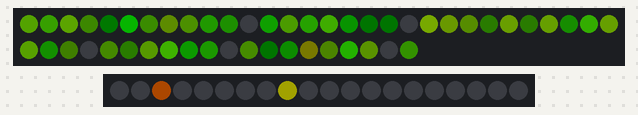
A sketch run on a simulated Arduino Uno, built with avr-gcc and run on an emulated ATmega328P. On the bench: 50 RGB LEDs in strip order, left to right, continuing on the next row, 20 RGB LEDs in strip order, left to right. Dim RGB values are drawn brighter than linear; colours are those a GRB WS2812 strip shows for the declared byte order; random numbers use the default seed unless the sketch sets one; what the sketch prints to the serial monitor is not drawn.

Above: at 0.19 s.
At 5.3 s:
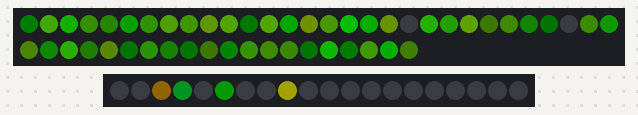
At 10.89 s:
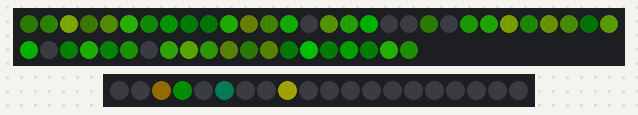
At 19.72 s:
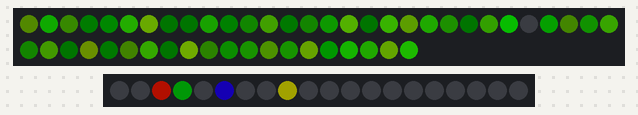
At 29.5 s:
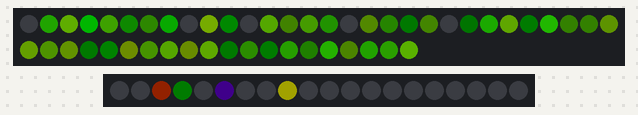
At 39.25 s:
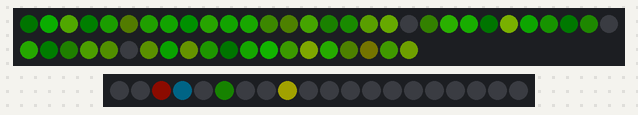

The sketch:

AnaChristmasTree.ino
```cpp
/**
 * Ana's Christmas LEDs
 * CRCibernetica 2018
*/

#include <FastLED.h>
#include "effect.h"

#define FRAMES_PER_SECOND  120

CRGB leds[20];
CRGB leds2[50];

enum modes {
  FIRE,
  TV,
  XMASTREE,
  STROBE
};

/*
 * Effect myEffect(mode, FastLED Object, start led, end led, frame count);
 * Default frame count = 20
*/

//Effect effect1(FIRE, leds, 0, 5, 5);
//Effect effect2(TV, leds, 6, 6, 15);
//Effect effect3(STROBE, leds, 9, 19, 5);
//Effect effect4(XMASTREE, leds, 7, 8);

Effect effect1(FIRE, leds, 2, 2, 5);
Effect effect2(TV, leds, 3, 3, 15);
Effect effect3(XMASTREE, leds, 5, 5);

Effect effect4(FIRE, leds2, 0, 49, 5);

void setup() {
  Serial.begin(9600);
  Serial.println("Starting...");
  FastLED.addLeds<WS2812, 13, RGB>(leds2, 50);
  FastLED.addLeds<WS2801, 4, 7, RGB>(leds, 20);
  FastLED.setBrightness(84);
}

void loop() {
  leds[8] = CHSV(64, 255, 200);
  updateAll();
  FastLED.show();
  FastLED.delay(1000 / FRAMES_PER_SECOND);
}

void updateAll() {
  effect1.Update();
  effect2.Update();
  effect3.Update();
  effect4.Update();
}
```

effect.cpp
```cpp
#include "Arduino.h"
#include <FastLED.h>
#include "effect.h"

Effect::Effect(int mode, CRGB* fastleds, int start_led, int end_led, int frame_count) {

  _fastleds = fastleds;
  _mode = mode;
  _start_led = start_led;
  _end_led = end_led;
  _frame_count = frame_count;
  _pos = _start_led;
  _hue = 0;
  _count = 0;

}

void Effect::Update() {

  if (_mode == 0) { // Flame
    _count++;
    if (_count > _frame_count) {
      for (int i = _start_led; i <= _end_led; i++) {
        int rVal = random8(10, 255);
        int rHue = random8(0, 50);
        _fastleds[i] = CHSV( rHue, 255, rVal);
      }
      _count = 0;
    }

  }
  if (_mode == 1) { // TV
    _count++;
    if (_count > _frame_count) {
      for (int i = _start_led; i <= _end_led; i++) {
        int rVal = random8(10, 255);
        int rHue = random8(100, 164);
        _fastleds[i] = CHSV( rHue, 255, rVal);
      }
      _count = 0;
    }

  }

    if (_mode == 2) { // XMASTREE
    _count++;
    if (_count > _frame_count) {
      for (int i = _start_led; i <= _end_led; i++) {
        int rVal = random8(10, 255);
        int rHue = random8();
        _fastleds[i] = CHSV( rHue, 255, rVal);
      }
      _count = 0;
    }

  }

  if (_mode == 3) { // STROBE
    if (_pos > _end_led) {
      _pos = _start_led;
    }
    for (int i = _start_led; i <= _end_led; i++) {
      _fastleds[i].fadeToBlackBy(10);
    }
    _fastleds[_pos] = CHSV( _hue, 255, 192);
    _count++;
    if (_count > _frame_count) {
      _pos++;
      _count = 0;
    }

  }

}
```

effect.h
```cpp
/*
 * Create independent groups of effects using the FastLED library
 *
 */

#ifndef EFFECT_H
#define EFFECT_H

#include "Arduino.h"
#include <FastLED.h>

class Effect {

  public:

    Effect(int mode, CRGB* fastleds, int start_led, int end_led, int frame_count=20);
    void Update();

  private:

    CRGB* _fastleds;
    int _mode, _start_led, _end_led, _frame_count;
    int _count;
    int _pos;
    int _hue;
};

#endif
```
